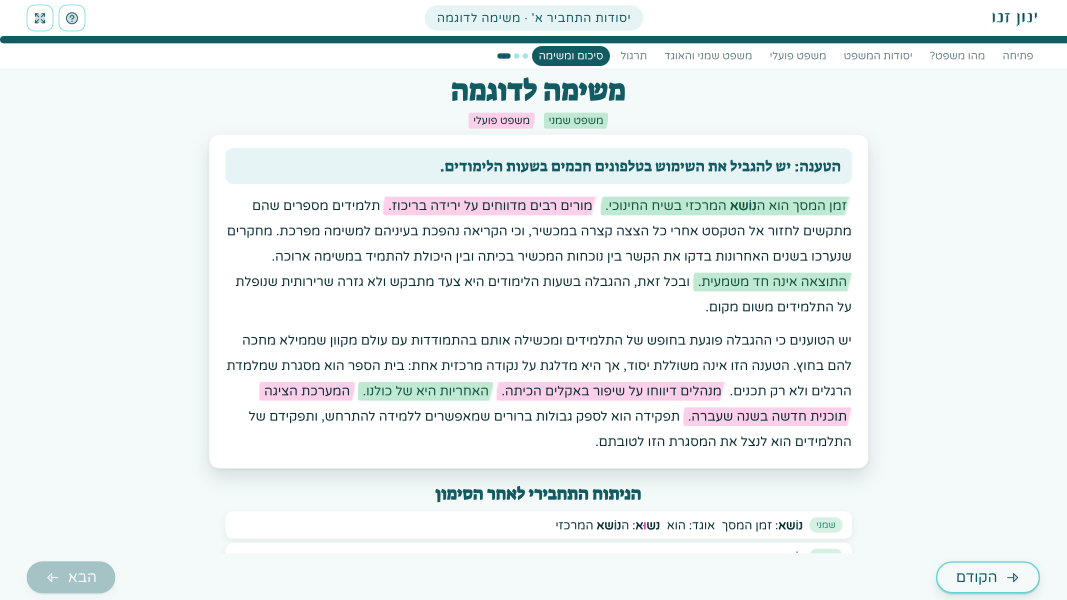
#> input picture my-video/assets/ui/sample.png, 3200 x 1800 px (shown at 1/3 size)
$ python make_carousel.py ../../my-video/assets/ui/sample.png ../../my-video/assets/ui/choice-hover.png
#> lines starting #> are read from the running program, lines starting #| are printed output that depends on the picture
#!/usr/bin/env python3
"""Instagram/Facebook carousel (5 slides, 1080x1350) for the flipped-classroom reel.
Each slide tags the logical connector it uses, so the post itself teaches the topic.
Usage: python3 make_carousel.py STUDIO_FRAME.png OUT_DIR"""
import os, sys
import numpy as np
from PIL import Image, ImageDraw, ImageFilter, ImageFont

HERE = os.path.dirname(os.path.abspath(__file__))
FONTS = os.path.join(HERE, "..", "fonts")
W, H = 1080, 1350
NAVY_D, NAVY, NAVY2 = (6, 16, 34), (11, 31, 58), (20, 52, 90)
TURQ, YELL, WHITE, MUTED = (46, 230, 214), (255, 214, 10), (255, 255, 255), (170, 190, 215)


def font(size, w="900Black"):
    return ImageFont.truetype(os.path.join(FONTS, f"Heebo_{w}.ttf"), size)


def base():
    y = np.linspace(0, 1, H)[:, None, None]
    x = np.linspace(0, 1, W)[None, :, None]
    g = np.array(NAVY_D) + (np.array(NAVY2) - np.array(NAVY_D)) * np.exp(-((x - 0.5) / 0.55) ** 2 - ((y - 0.35) / 0.45) ** 2)
    img = Image.fromarray(np.clip(g, 0, 255).astype(np.uint8))
    d = ImageDraw.Draw(img)
    for gx in range(0, W, 60):
        d.line([gx, 0, gx, H], fill=(16, 38, 66), width=1)
    for gy in range(0, H, 60):
        d.line([0, gy, W, gy], fill=(16, 38, 66), width=1)
    return img


def glow_text(img, xy, text, f, fill, anchor="mm", glow=TURQ, radius=18, strength=0.6):
    lay = Image.new("RGBA", img.size, (0, 0, 0, 0))
    ImageDraw.Draw(lay).text(xy, text, font=f, fill=glow + (int(255 * strength),), anchor=anchor, direction="rtl")
    img.paste(lay.filter(ImageFilter.GaussianBlur(radius)), (0, 0), lay.filter(ImageFilter.GaussianBlur(radius)))
    ImageDraw.Draw(img).text(xy, text, font=f, fill=fill, anchor=anchor, direction="rtl")


def text(img, xy, s, size, fill=WHITE, w="900Black", anchor="mm"):
    ImageDraw.Draw(img).text(xy, s, font=font(size, w), fill=fill, anchor=anchor, direction="rtl")


def pill(img, cx, cy, s, size=40, fg=NAVY, bg=TURQ, pad=34, outline=None, w="900Black"):
    d = ImageDraw.Draw(img)
    f = font(size, w)
    tw = d.textlength(s, font=f, direction="rtl")
    h = int(size * 1.6)
    box = [cx - tw / 2 - pad, cy - h / 2, cx + tw / 2 + pad, cy + h / 2]
    d.rounded_rectangle(box, h // 2, fill=bg, outline=outline, width=4 if outline else 0)
    d.text((cx, cy + 2), s, font=f, fill=fg, anchor="mm", direction="rtl")
    return box


def card(img, box, r=36, fill=NAVY, outline=TURQ):
    d = ImageDraw.Draw(img)
    d.rounded_rectangle(box, r, fill=fill, outline=outline, width=4)


def footer(img, n):
    d = ImageDraw.Draw(img)
    for i in range(5):
        x = W / 2 + (2 - i) * 34
        d.ellipse([x - 8, H - 62, x + 8, H - 46], fill=YELL if i == n else (60, 85, 120))
    text(img, (W - 60, H - 54), "כיתה הפוכה", 30, TURQ, "700Bold", anchor="rm")
    if n < 4:
        text(img, (100, H - 54), "החליקו", 30, MUTED, "700Bold", anchor="lm")
        ImageDraw.Draw(img).polygon([(60, H - 54), (84, H - 66), (84, H - 42)], fill=MUTED)


def connector_tag(img, word, kind, cy=H - 150):
    pill(img, W / 2, cy, f"{word} = קשר של {kind}", size=34, fg=NAVY, bg=YELL, pad=28)


def arrow_down(img, cx, y0, length=70, col=YELL):
    d = ImageDraw.Draw(img)
    d.rectangle([cx - 6, y0, cx + 6, y0 + length - 22], fill=col)
    d.polygon([(cx - 22, y0 + length - 24), (cx + 22, y0 + length - 24), (cx, y0 + length)], fill=col)


def slide1(photo, out):
#> called with photo = '../../my-video/assets/ui/sample.png'
    ph = Image.open(photo).convert("RGB")
#> ph is the input picture: PIL image 3200x1800 RGB; mean R, G, B 236.1, 242.1, 242.6
    img = ph.crop((0, 380, 1080, 380 + H))
    a = np.asarray(img).astype(np.float32)
    g = np.clip((np.arange(H) - 620) / 520, 0, 1)[:, None, None] * 0.92
    a = a * (1 - g) + np.array(NAVY_D) * g
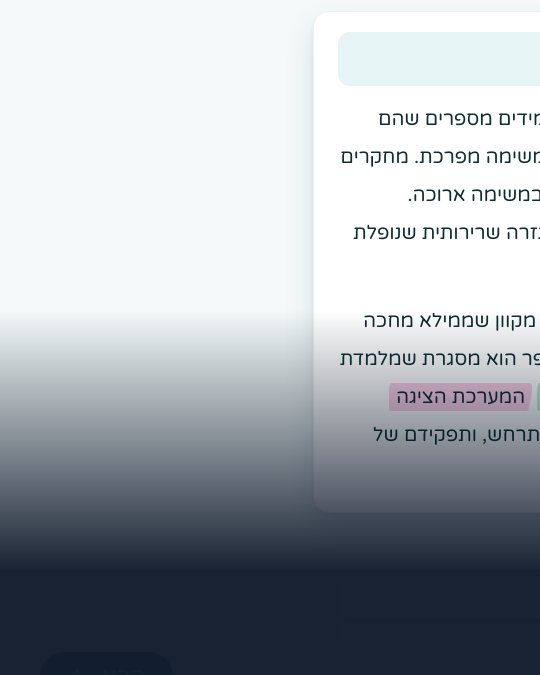
#> a: shape (1350, 1080, 3) float64 (shown at 1/2 size); mean R, G, B 166.9, 173.1, 179.2
    img = Image.fromarray(a.astype(np.uint8))
    pill(img, W / 2, 860, "כיתה הפוכה", 44)
#> in pill, `tw = d.textlength(s, font=f, direction="rtl")`: tw = 225
#> in pill, `box = [cx - tw / 2 - pad, cy - h / 2, cx + tw / 2 + pad, cy + h / 2]`: box = [393.5, 825, 686.5, 895]
    glow_text(img, (W / 2, 985), "למה אני הופך", font(112), WHITE)
#> in glow_text, `lay = Image.new("RGBA", img.size, (0, 0, 0, 0))`: lay: PIL image 1080x1350 RGBA; every value is 0
#> in glow_text, `ImageDraw.Draw(lay).text(xy, text, font=f, fill=glow + (int(255 * stre..`:
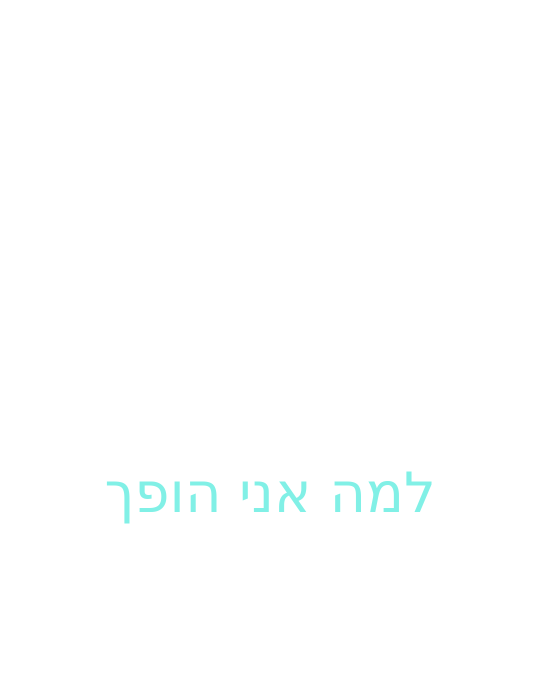
#> lay: PIL image 1080x1350 RGBA (shown at 1/2 size); mean R, G, B, A 0.4, 1.9, 1.8, 1.2; transparent parts drawn white
    glow_text(img, (W / 2, 1105), "את הכיתה?", font(112), YELL, glow=YELL, strength=0.35)
    text(img, (W / 2, 1210), "ולא — זה לא כדי להקשות עליכם", 44, TURQ, "700Bold")
    footer(img, 0)
    img.save(out, quality=95)


def slide2(out):
    img = base()
    text(img, (W / 2, 150), "איך זה עובד?", 96, WHITE)
    text(img, (W / 2, 245), "המודל בשלושה שלבים", 44, TURQ, "700Bold")
    steps = [("1", "בבית", "לומדים את החומר בקצב שלכם"), ("2", "בכיתה", "תרגול וחזרה עם המורה"),
             ("3", "מבדק קצר", "10 שאלות — ויודעים איפה עומדים")]
    y = 330
    for i, (n, t, s) in enumerate(steps):
        card(img, [110, y, W - 110, y + 220])
        d = ImageDraw.Draw(img)
        d.ellipse([W - 230, y + 55, W - 120, y + 165], fill=YELL)
        text(img, (W - 175, y + 112), n, 64, NAVY)
        text(img, (W - 270, y + 80), t, 64, WHITE, anchor="rm")
        text(img, (W - 270, y + 158), s, 40, MUTED, "700Bold", anchor="rm")
        if i < 2:
            arrow_down(img, W / 2, y + 222, 50)
        y += 290
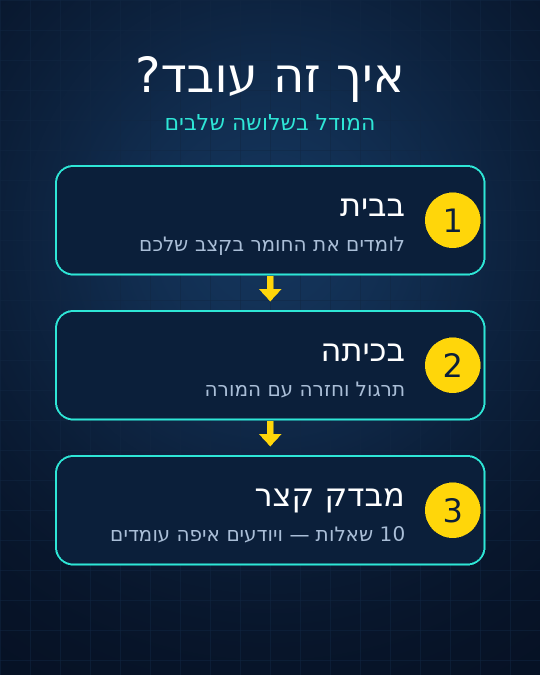
#> img: PIL image 1080x1350 RGB (shown at 1/2 size); mean R, G, B 20.5, 42.2, 63.4
#> after the loop, y = 1200
    footer(img, 1)
    img.save(out, quality=95)


def slide3(out):
    img = base()
    text(img, (W / 2, 160), "המטרה האמיתית", 60, TURQ, "800ExtraBold")
    card(img, [140, 260, W - 140, 440], fill=(16, 30, 52), outline=(90, 110, 140))
    text(img, (W / 2, 350), "לא כדי להקשות עליכם", 66, (150, 165, 185))
    d = ImageDraw.Draw(img)
    d.rectangle([180, 344, W - 180, 356], fill=YELL)
    glow_text(img, (W / 2, 590), "אלא", font(170), YELL, glow=YELL, strength=0.45)
    card(img, [110, 720, W - 110, 980])
    text(img, (W / 2, 800), "כדי להכין אתכם", 76, WHITE)
    text(img, (W / 2, 900), "למיומנות של לומדים עצמאיים", 50, TURQ, "800ExtraBold")
#> in text (call 20), `ImageDraw.Draw(img).text(xy, s, font=font(size, w), fill=fill, anchor=..`:
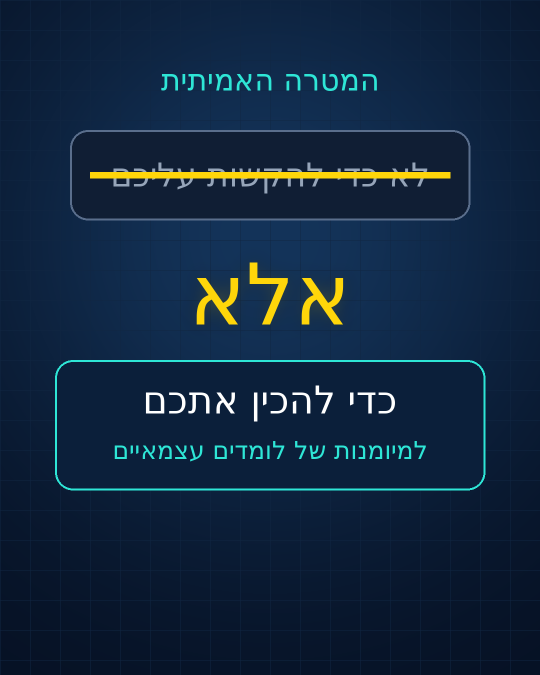
#> img: PIL image 1080x1350 RGB (shown at 1/2 size); mean R, G, B 17.8, 38.8, 61.8
    connector_tag(img, "אלא", "ניגוד", cy=1120)
    footer(img, 2)
    img.save(out, quality=95)


def slide4(out):
    img = base()
    text(img, (W / 2, 150), "למה זה חשוב?", 96, WHITE)
    pill(img, W / 2 + 200, 330, "אוניברסיטאות", 50, fg=WHITE, bg=NAVY2, outline=TURQ)
    text(img, (W / 2 - 40, 330), "+", 90, YELL)
    pill(img, W / 2 - 240, 330, "מכללות", 50, fg=WHITE, bg=NAVY2, outline=TURQ)
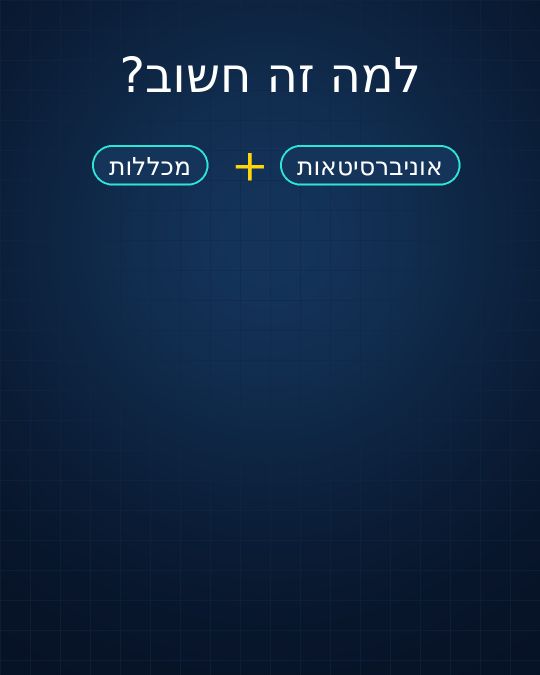
#> img: PIL image 1080x1350 RGB (shown at 1/2 size); mean R, G, B 15.4, 37.4, 65.4
    arrow_down(img, W / 2, 400, 90)
    pill(img, W / 2, 560, "קורסים מקוונים", 60, fg=NAVY, bg=TURQ)
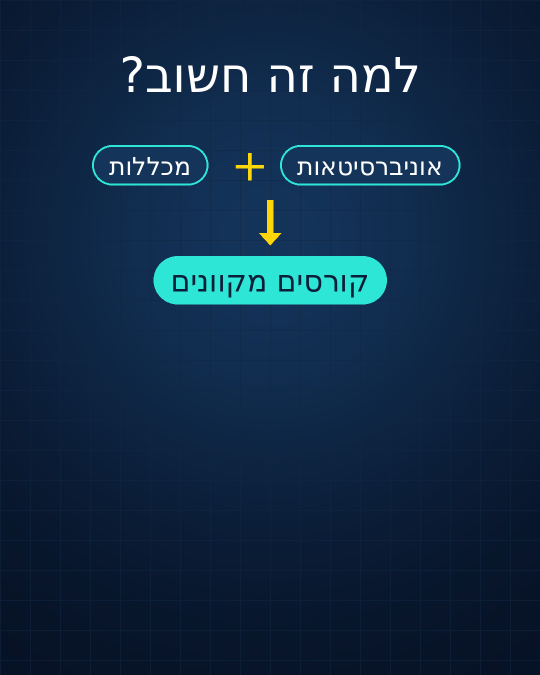
#> img: PIL image 1080x1350 RGB (shown at 1/2 size); mean R, G, B 16.4, 42.4, 68.7
    card(img, [110, 690, W - 110, 1010])
    text(img, (W / 2, 780), "מי שיודע ללמוד לבד", 64, WHITE)
#> in text (call 25), `ImageDraw.Draw(img).text(xy, s, font=font(size, w), fill=fill, anchor=..`:
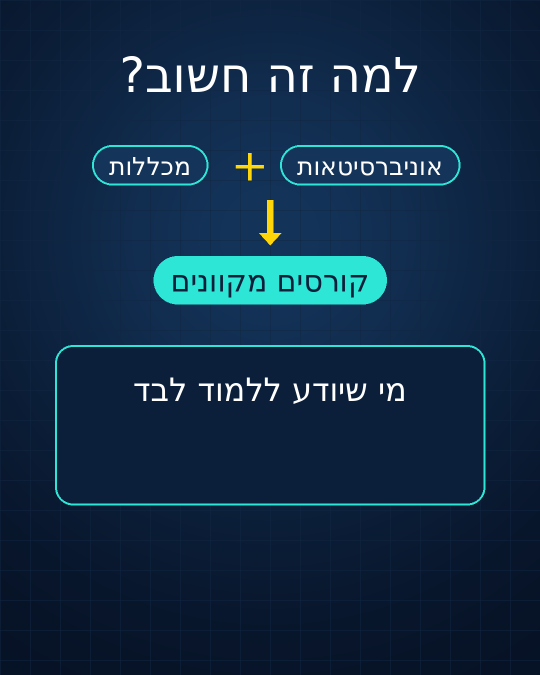
#> img: PIL image 1080x1350 RGB (shown at 1/2 size); mean R, G, B 17, 43.5, 69
    text(img, (W / 2, 870), "מגיע מוכן", 64, YELL)
    text(img, (W / 2, 950), "לכיתה היום, ולאקדמיה מחר", 42, MUTED, "700Bold")
    connector_tag(img, "כדי ש...", "תכלית", cy=1120)
    footer(img, 3)
    img.save(out, quality=95)


def slide5(out):
    img = base()
    text(img, (W / 2, 170), "אין דבר כזה", 100, YELL)
    for i, s in enumerate(["לא ידעתי", "לא שמעתי", "לא עשיתי"]):
        cx = (820, 540, 260)[i]
        box = pill(img, cx, 330, s, 48, fg=WHITE, bg=NAVY2, outline=TURQ, pad=26)
        ImageDraw.Draw(img).rectangle([box[0] + 14, 326, box[2] - 14, 336], fill=YELL)
#> this loop made 3 passes
#> (tw in pill, box) on passes 1 to 3: (183.9, [702, 292, 938, 368]), (213.6, [407.2, 292, 672.8, 368]), (191.7, [138.1, 292, 381.9, 368])
    card(img, [110, 450, W - 110, 800])
    text(img, (W / 2, 540), "אני זמין לשאלות", 72, WHITE)
    text(img, (W / 2, 640), "וואטסאפ · משוב · פנים אל פנים", 44, TURQ, "800ExtraBold")
    text(img, (W / 2, 725), "שבוע של למידה — ואז מתרגלים יחד", 40, MUTED, "700Bold")
    box = pill(img, W / 2 + 26, 920, "צפו ברילס המלא", 54, fg=NAVY, bg=YELL, pad=80)
#> box = [289.5, 877, 842.5, 963]
    ImageDraw.Draw(img).polygon([(box[0] + 34, 920), (box[0] + 62, 902), (box[0] + 62, 938)], fill=NAVY)
    text(img, (W / 2, 1040), "שמרו · שתפו עם מורה שצריך את זה", 40, WHITE, "700Bold")
    connector_tag(img, "וגם", "הוספה", cy=1150)
    footer(img, 4)
    img.save(out, quality=95)


if __name__ == "__main__":
    photo, out = sys.argv[1], sys.argv[2]
    os.makedirs(out, exist_ok=True)
    slide1(photo, os.path.join(out, "slide1.jpg"))
    slide2(os.path.join(out, "slide2.jpg"))
    slide3(os.path.join(out, "slide3.jpg"))
    slide4(os.path.join(out, "slide4.jpg"))
    slide5(os.path.join(out, "slide5.jpg"))
    print("ok")

$ run again, on my-video/assets/ui/choice.png
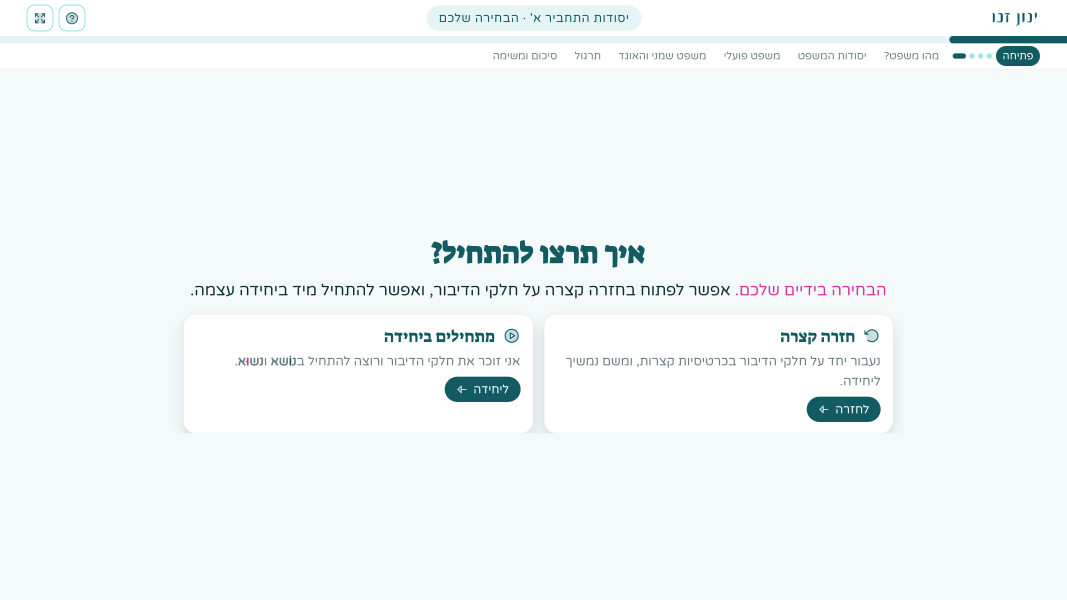
#> input picture my-video/assets/ui/choice.png, 3200 x 1800 px (shown at 1/3 size)
#> in slide1, ph is the input picture: PIL image 3200x1800 RGB; mean R, G, B 241.8, 247.7, 247.9
#> in slide1, `a = a * (1 - g) + np.array(NAVY_D) * g`:
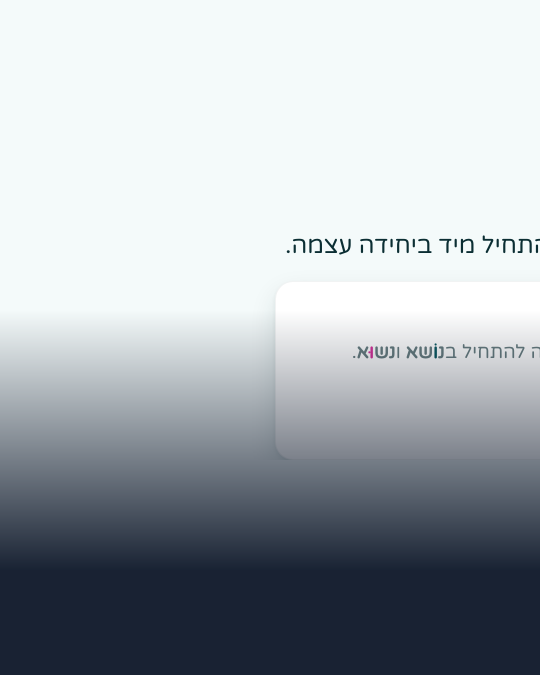
#> a: shape (1350, 1080, 3) float64 (shown at 1/2 size); mean R, G, B 168, 174.8, 180.6
#> tw = 225
#> in pill, `box = [cx - tw / 2 - pad, cy - h / 2, cx + tw / 2 + pad, cy + h / 2]`: box = [393.5, 825, 686.5, 895]
#> in glow_text, `ImageDraw.Draw(img).text(xy, text, font=f, fill=fill, anchor=anchor, d..`:
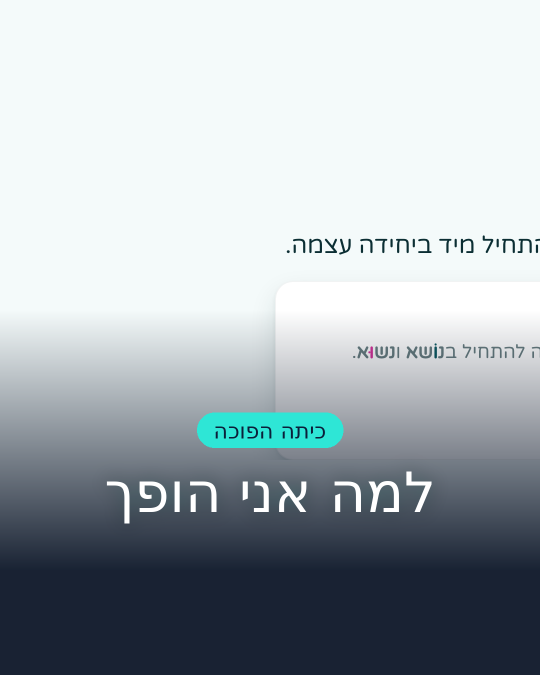
#> img: PIL image 1080x1350 RGB (shown at 1/2 size); mean R, G, B 167.4, 176.4, 181.8
#> after the loop in slide2, `for i, (n, t, s) in enumerate(steps):`: y = 1200
#> the loop in slide5, `for i, s in enumerate(["לא ידעתי", "לא שמעתי", "לא עשיתי"]):` made 3 passes
#> (tw in pill, box) on passes 1 to 3: (183.9, [702, 292, 938, 368]), (213.6, [407.2, 292, 672.8, 368]), (191.7, [138.1, 292, 381.9, 368])
#> in slide5, `box = pill(img, W / 2 + 26, 920, "צפו ברילס המלא", 54, fg=NAVY, bg=YEL..`: box = [289.5, 877, 842.5, 963]

$ run again, on my-video/assets/ui/game-0.png
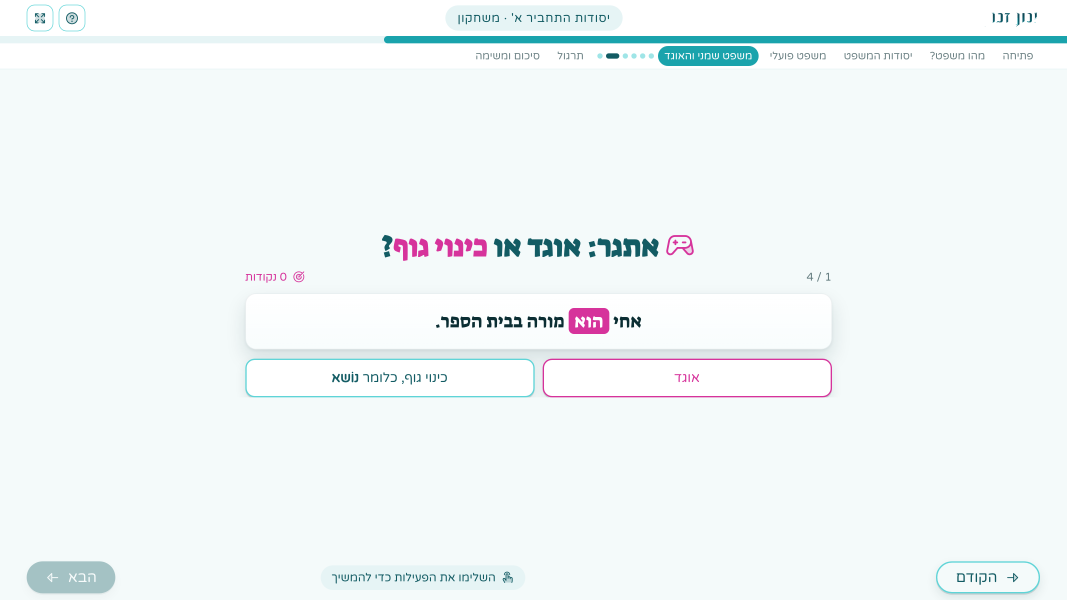
#> input picture my-video/assets/ui/game-0.png, 3200 x 1800 px (shown at 1/3 size)
#> in slide1, ph is the input picture: PIL image 3200x1800 RGB; mean R, G, B 240.5, 247.1, 247.8
#> in slide1, `a = a * (1 - g) + np.array(NAVY_D) * g`:
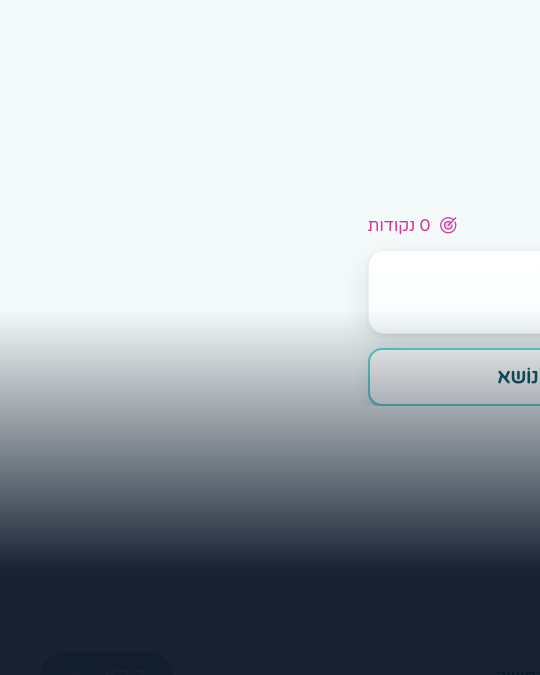
#> a: shape (1350, 1080, 3) float64 (shown at 1/2 size); mean R, G, B 167.7, 174.8, 180.7
#> tw = 225
#> in pill, `box = [cx - tw / 2 - pad, cy - h / 2, cx + tw / 2 + pad, cy + h / 2]`: box = [393.5, 825, 686.5, 895]
#> in glow_text, `ImageDraw.Draw(img).text(xy, text, font=f, fill=fill, anchor=anchor, d..`:
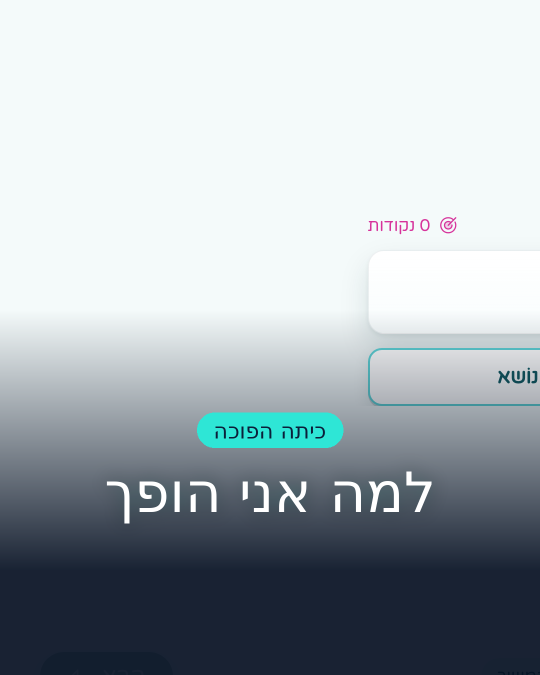
#> img: PIL image 1080x1350 RGB (shown at 1/2 size); mean R, G, B 167.2, 176.5, 182
#> after the loop in slide2, `for i, (n, t, s) in enumerate(steps):`: y = 1200
#> the loop in slide5, `for i, s in enumerate(["לא ידעתי", "לא שמעתי", "לא עשיתי"]):` made 3 passes
#> (tw in pill, box) on passes 1 to 3: (183.9, [702, 292, 938, 368]), (213.6, [407.2, 292, 672.8, 368]), (191.7, [138.1, 292, 381.9, 368])
#> in slide5, `box = pill(img, W / 2 + 26, 920, "צפו ברילס המלא", 54, fg=NAVY, bg=YEL..`: box = [289.5, 877, 842.5, 963]
